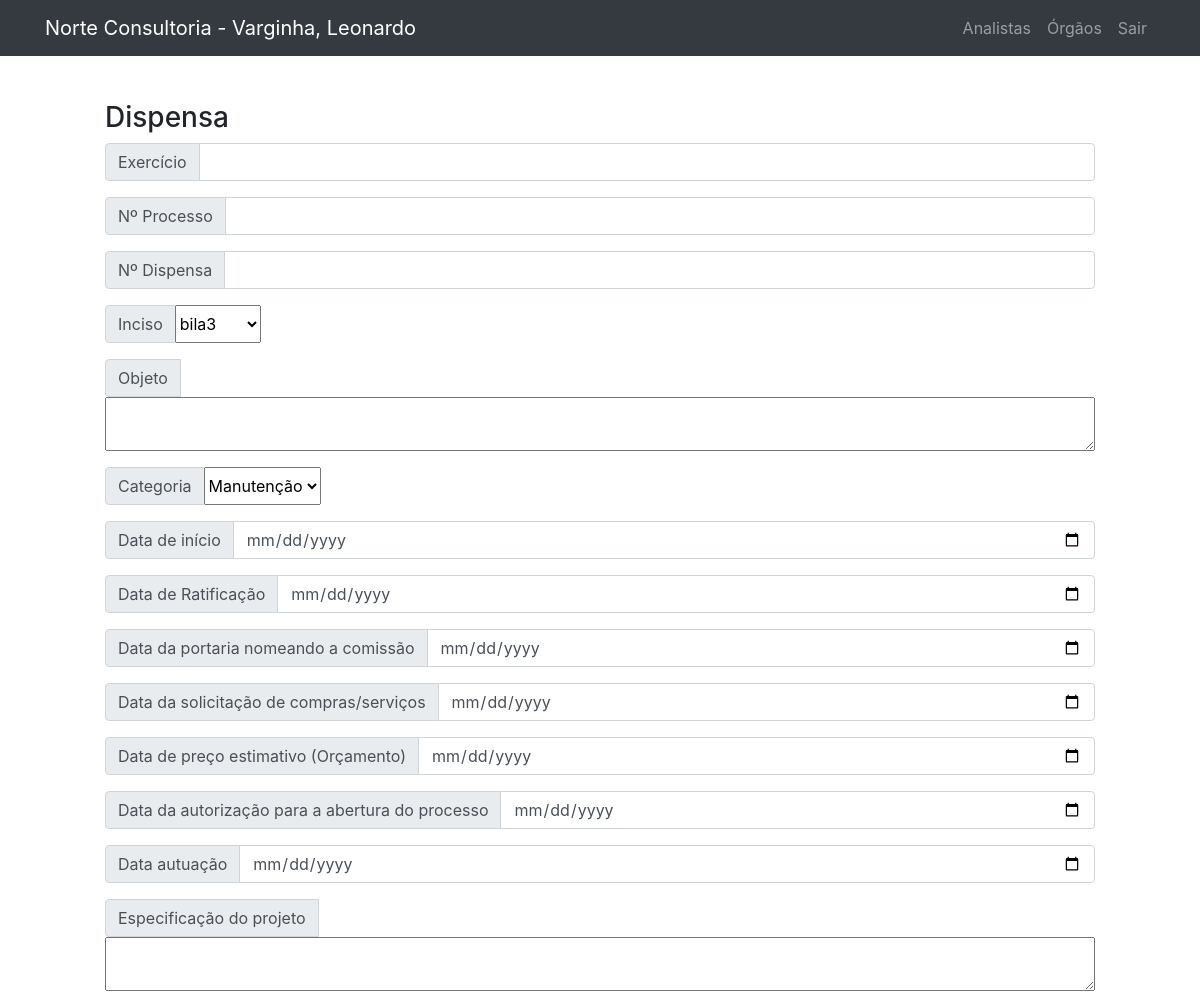
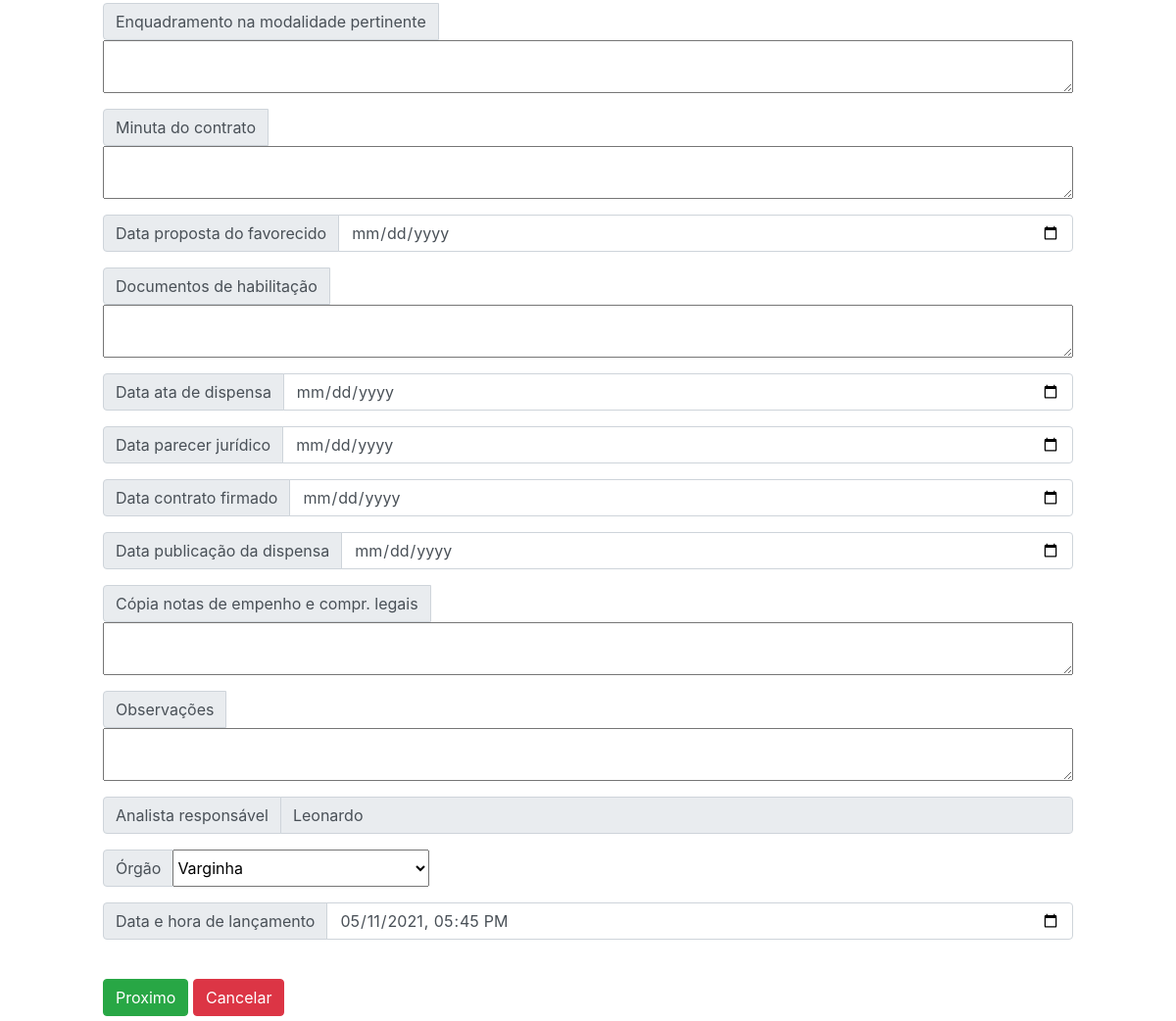
Page /public/dispensa/createDispensa.php (signed in) on the earlier database version (2 pictures, top to bottom).
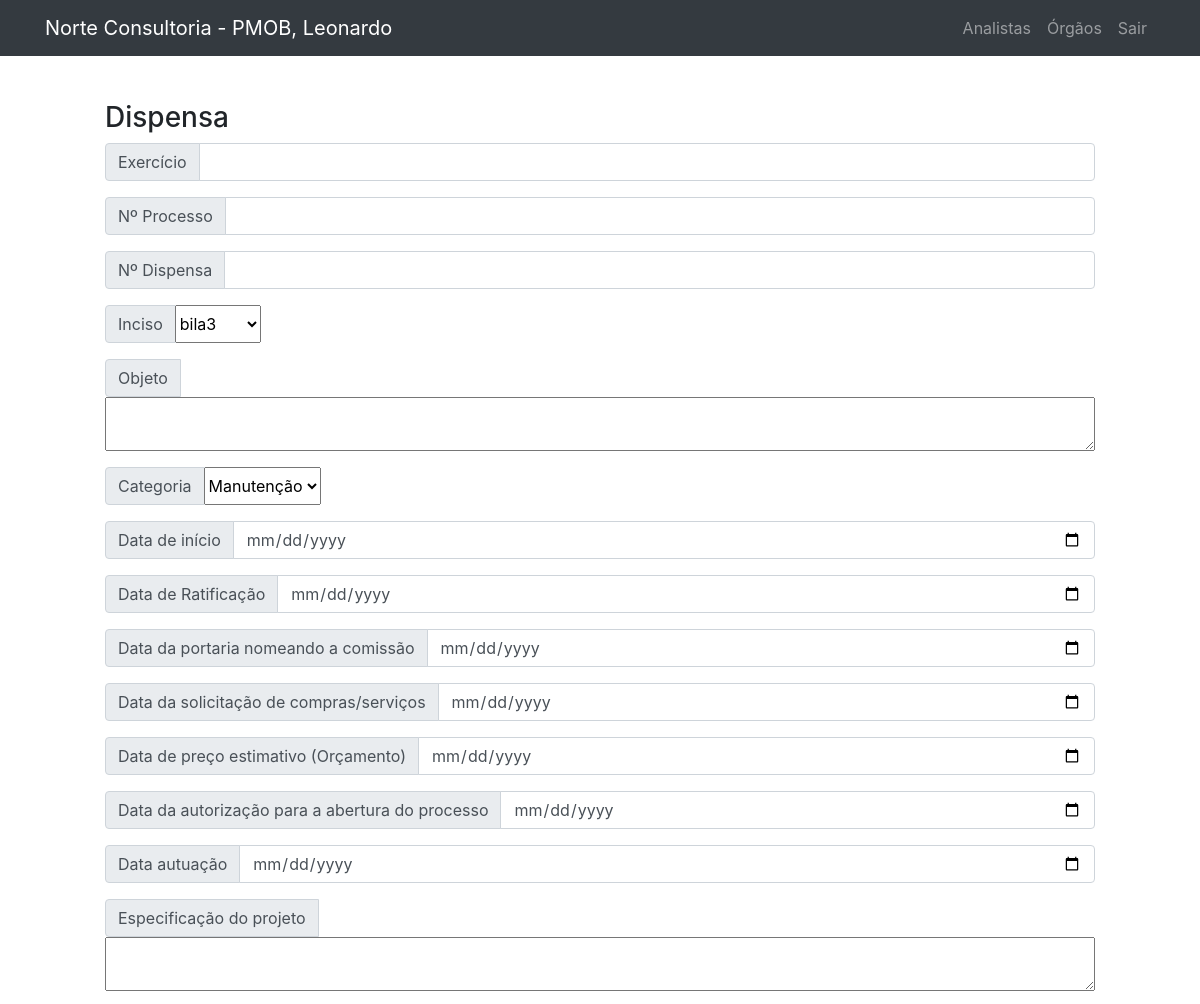
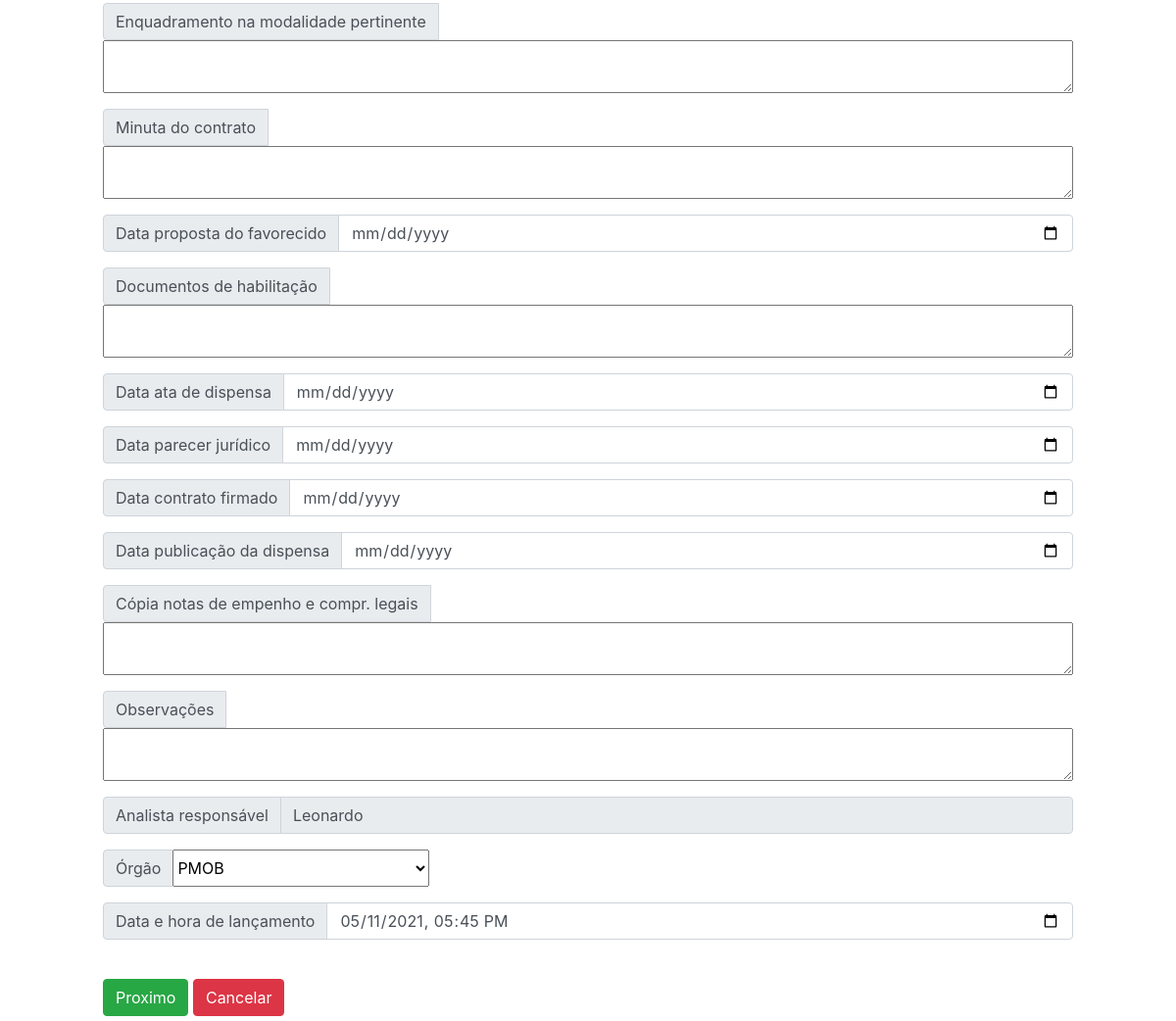
Same page on the later database version (2 pictures, top to bottom).
### tables this page shows
CREATE TABLE `orgao_atual` (
  `nome_orgao_atual` varchar(50) NOT NULL,
  `id_orgao_atual` int(11) NOT NULL
);

### public/dispensa/createDispensa.php (the view, shortened to what the changed rows need)
<?php include("../Template/header.php");
include("../../data/connection.php");
?>
<html lang="en">
<head>
</head>
<body>
    <br>
    <br>
    <div class="form">
        <form action="insertDispensa.php" method="POST" style="margin-left: 100px; margin-right: 100px;">
            <div class="input-group mb-3">
                <div class="input-group-prepend">
                    <span class="input-group-text" id="inputGroup-sizing-default">Órgão</span>
                </div>
                <select class="form-select" name="txtOrgao" id="txtOrgao">
                    <?php
                        $sqlQuery = "SELECT * FROM orgao";
                        $orgaos = $connection -> query($sqlQuery);
                        if($orgaos -> num_rows > 0)
                        {
                            while($row = $orgaos -> fetch_assoc())
                            {
                                if($orgaocrud == $row["nome_orgao"])
                                {
                    ?>
                                    <option value="<?php echo $row["nome_orgao"]?>" selected>
                                        <?php echo $row["nome_orgao"] ?>
                                    </option>
                    <?php
                                }
                                else
                                {
                    ?>
                                    <option value="<?php echo $row["nome_orgao"]?>">
                                        <?php echo $row["nome_orgao"]?>
                                    </option>
                    <?php
                                }
                            }
                        }
                    ?>
                </select>
            </div>
            <br>
        </form>
    </div>
</body>
</html>

### public/Template/header.php (shortened to what the changed rows need)
<?php
include("../../data/connection.php");
?>
<!DOCTYPE html>
<html lang="en">
<head>
  <link rel="stylesheet" href="https://maxcdn.bootstrapcdn.com/bootstrap/4.5.2/css/bootstrap.min.css">
  <link rel="stylesheet" href="../styles/main.css" />
</head>
<?php
$orgao = '';
$firstname='';
if (isset($_SESSION['logado'])) {
  $id=$_SESSION['logado'];
  $sqlQuery2="SELECT nome FROM usuario where id_usuario=$id";
  $usuarioatual = $connection->query($sqlQuery2);
  if ($usuarioatual->num_rows > 0) {
    while ($row = $usuarioatual->fetch_assoc()) {
      $user = $row['nome'];
      $pieces = explode(" ", $user);
      $firstname=", ".$pieces[0];
?>
<?php
    }
  }
  $sqlQuery = "SELECT nome_orgao_atual FROM orgao_atual where id_orgao_atual=1";
  $orgaoatual = $connection->query($sqlQuery);
  if ($orgaoatual->num_rows > 0) {
    while ($row = $orgaoatual->fetch_assoc()) {
      $orgaocrud = $row['nome_orgao_atual'];
      $orgao = '- ' . $row['nome_orgao_atual'];
?>
<?php
    }
  }
}
?>
<body>
  <nav class="navbar navbar-expand-lg navbar-dark bg-dark fixed-top">
    <div class="container">
      <a class="navbar-brand" href="../home/home.php">Norte Consultoria <?php echo $orgao.$firstname ?></a>
      <div class="collapse navbar-collapse" id="navbarResponsive">
        <ul class="navbar-nav ml-auto">
        </ul>
      </div>
    </div>
  </nav>
  <br>
  <br>
</body>
</html>

Differences in the rows shown:
changed orgao_atual: nome_orgao_atual "- Varginha" → "- PMOB"
Other differences:
form field txtOrgao: "Varginha" → "PMOB"
